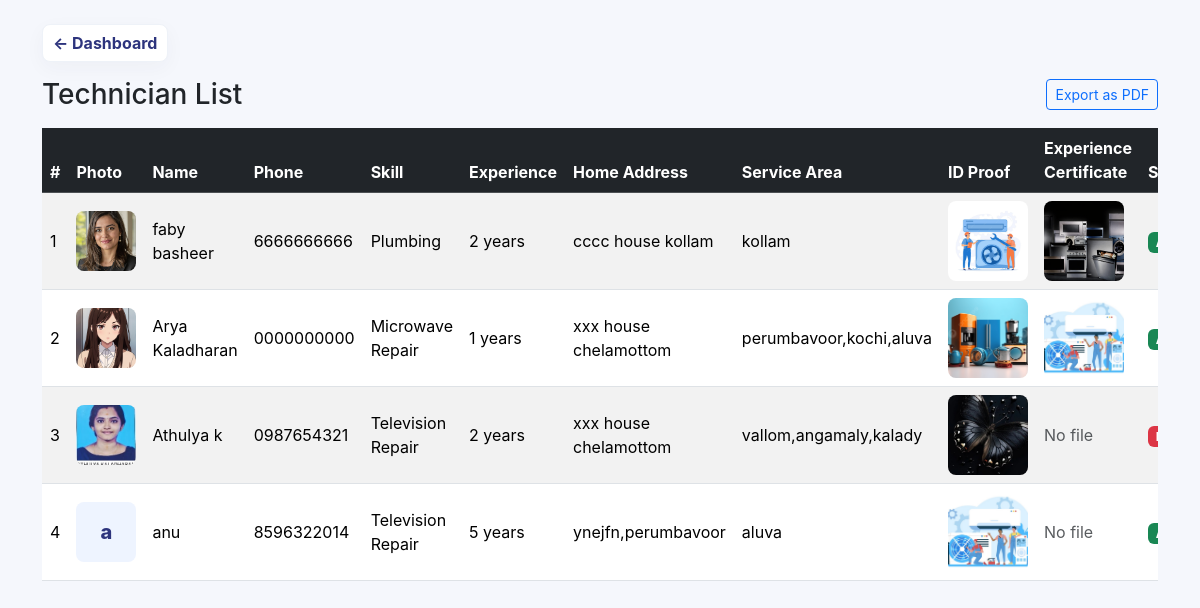
The page /technicians/ (signed in) on the database its author committed.
### homeservice/models.py (models this page shows, shortened)
class Technician(models.Model):
    user = models.OneToOneField(User, on_delete=models.CASCADE)
    name = models.CharField(max_length=100)
    email = models.EmailField()  # easier for admin lookup + views.py compatibility
    phone = models.CharField(max_length=20)
    skill = models.CharField(max_length=100, choices=SKILL_CHOICES)
    address = models.TextField(help_text="Technician's home address")
    service_locations = models.TextField(help_text="Comma separated areas where technician can work")
    experience_years = models.PositiveIntegerField(default=0)
    idproof = models.FileField(upload_to="idproofs/")
    experience_certificate = models.FileField(upload_to="experience_certificates/", null=True, blank=True)
    photo = models.ImageField(upload_to="technicians/photos/", null=True, blank=True)
    is_approved = models.BooleanField(default=False)  # admin must approve
    admin_notified = models.BooleanField(default=False, help_text="Set True when admin has been shown a one-time notification for this signup")
    reset_token = models.CharField(max_length=100, blank=True, null=True)  # For password reset
    discount_percent = models.IntegerField(default=0)
    discount_valid_until = models.DateField(null=True, blank=True)
    subscription_expiry = models.DateField(null=True, blank=True)
    is_active = models.BooleanField(default=True)

### homeservice/views.py (the view)
# urls.py: path("technicians/", views.technicians, name="technicians"),
@login_required
def technicians(request):
    from django.db.models import Avg, Count
    technicians_qs = Technician.objects.filter(is_active=True).annotate(
        avg_rating=Avg('ratings__stars'),
        jobs_completed=Count('ratings')
    ).order_by('-discount_percent', '-avg_rating', '-jobs_completed')
    return render(request, "homeservice/technicians.html", {"technicians": technicians_qs})

### homeservice/templatetags/custom_filters.py (called while the page is built)
@register.filter(name='is_image')
def is_image(file_field):
    if not file_field:
        return False
    try:
        import os
        ext = os.path.splitext(file_field.name)[1].lower()
        return ext in ['.jpg', '.jpeg', '.png', '.gif', '.webp', '.svg']
    except Exception:
        return False

@register.filter(name='file_exists')
def file_exists(file_field):
    if not file_field:
        return False
    try:
        return file_field.storage.exists(file_field.name)
    except Exception:
        return False

### homeservice/templates/homeservice/technicians.html (shortened to what this page needs)
<!DOCTYPE html>
{% load custom_filters %}
<html lang="en">
<head>
    <link href="https://cdn.jsdelivr.net/npm/bootstrap@5.3.2/dist/css/bootstrap.min.css" rel="stylesheet">
</head>
<body>
<div class="container mt-4">
    <a href="{% url 'admindashboard' %}" class="admin-back mb-3 d-inline-block">← Dashboard</a>
    <div class="d-flex align-items-center justify-content-between mb-3">
        <h3 class="mb-0">Technician List</h3>
        <div>
            <a href="{% url 'export_technicians_pdf' %}" class="btn btn-sm btn-outline-primary">Export as PDF</a>
        </div>
    </div>
    {% if technicians %}
    <div class="table-responsive">
        <table class="table table-striped table-hover align-middle">
            <thead class="table-dark">
                <tr>
                    <th>#</th>
                    <th>Photo</th>
                    <th>Name</th>
                    <th>Phone</th>
                    <th>Skill</th>
                    <th>Experience</th>
                    <th>Home Address</th>
                    <th>Service Area</th>
                    <th>ID Proof</th>
                    <th>Experience Certificate</th>
                    <th>Status</th>
                </tr>
            </thead>
            <tbody>
                {% for tech in technicians %}
                <tr>
                    <td>{{ forloop.counter }}</td>
                    <td>
                        {% if tech.photo %}
                            <img src="{{ tech.photo.url }}" class="id-img zoomable" style="width:60px;height:60px;border-radius:8px;object-fit:cover;" alt="Profile photo">
                        {% else %}
                            <div class="initials-thumb">{{ tech.name|slice:":1" }}</div>
                        {% endif %}
                    </td>
                    <td>{{ tech.name }}</td>
                    <td>{{ tech.phone }}</td>
                    <td>{{ tech.skill }}</td>
                    <td>{{ tech.experience_years }} years</td>
                    <td>{{ tech.address }}</td>
                    <td>{{ tech.service_locations }}</td>
                    <td>
                        {% if tech.idproof %}
                            {% if tech.idproof|file_exists %}
                                <div class="d-flex align-items-center gap-2">
                                    {% if tech.idproof|is_image %}
                                        <a href="{{ tech.idproof.url }}" target="_blank" title="Open ID proof in new tab">
                                            <img src="{{ tech.idproof.url }}" class="id-img-lg zoomable" alt="ID proof">
                                        </a>
                                    {% else %}
                                        <a href="{{ tech.idproof.url }}" target="_blank" class="btn btn-sm btn-outline-secondary">View file</a>
                                    {% endif %}
                                </div>
                            {% else %}
                                <div class="d-flex flex-column">
                                    <span class="text-muted">Missing file</span>
                                </div>
                            {% endif %}
                        {% else %}
                            <span class="text-muted">No file</span>
                        {% endif %}
                    </td>
                    <td>
                        {% if tech.experience_certificate %}
                            {% if tech.experience_certificate|file_exists %}
                                <div class="d-flex align-items-center gap-2">
                                    {% if tech.experience_certificate|is_image %}
                                        <a href="{{ tech.experience_certificate.url }}" target="_blank" title="Open certificate">
                                            <img src="{{ tech.experience_certificate.url }}" class="id-img-lg zoomable" alt="Experience certificate">
                                        </a>
                                    {% else %}
                                        <a href="{{ tech.experience_certificate.url }}" target="_blank" class="btn btn-sm btn-outline-secondary">View file</a>
                                    {% endif %}
                                </div>
                            {% else %}
                                <div class="d-flex flex-column">
                                    <span class="text-muted">Missing file</span>
                                </div>
                            {% endif %}
                        {% else %}
                            <span class="text-muted">No file</span>
                        {% endif %}
                    </td>
                    <td>
                        {% if tech.is_approved %}
                            <span class="badge bg-success">Approved</span>
                        {% else %}
                            <span class="badge bg-danger">Rejected</span>
                        {% endif %}
                    </td>
                </tr>
                {% endfor %}
            </tbody>
        </table>
    </div>
    {% else %}
        <p class="text-muted">No technicians found.</p>
    {% endif %}
</div>

### homeservice/templates/homeservice/technicians.html (style rules this page uses)
body { background:#f5f7fc; font-family:'Inter', sans-serif; }
.id-img { height:60px; border-radius:6px; cursor:pointer; object-fit:cover; transition: transform .12s ease; }
.id-img-lg { width:80px; height:80px; border-radius:8px; object-fit:cover; cursor:pointer; transition: transform .12s ease; }
.initials-thumb { width:60px; height:60px; border-radius:8px; background:#eef4ff; color:#2d347d; display:flex; align-items:center; justify-content:center; font-weight:800; font-size:20px; }
.admin-back { display:inline-flex; align-items:center; gap:8px; padding:6px 10px; border-radius:8px; border:1px solid #eef2f8; background:#fff; color:#2d347d; font-weight:700; text-decoration:none; box-shadow:0 6px 20px rgba(47,63,88,0.04); transition:transform .12s ease; }

### rows shown on the page
Technician: photo (picture), name "faby basheer", phone "6666666666", skill "Plumbing", experience_years "2", address "cccc house kollam", service_locations "kollam", idproof (picture), experience_certificate (picture)
Technician: photo (picture), name "Arya Kaladharan", phone "0000000000", skill "Microwave Repair", experience_years "1", address "xxx house chelamottom", service_locations "perumbavoor,kochi,aluva", idproof (picture), experience_certificate (picture)
Technician: photo (picture), name "Athulya k", phone "0987654321", skill "Television Repair", experience_years "2", address "xxx house chelamottom", service_locations "vallom,angamaly,kalady", idproof (picture), shows "No file"
Technician: name "a", name "anu", phone "8596322014", skill "Television Repair", experience_years "5", address "ynejfn,perumbavoor", service_locations "aluva", idproof (picture), experience_certificate "No file"
